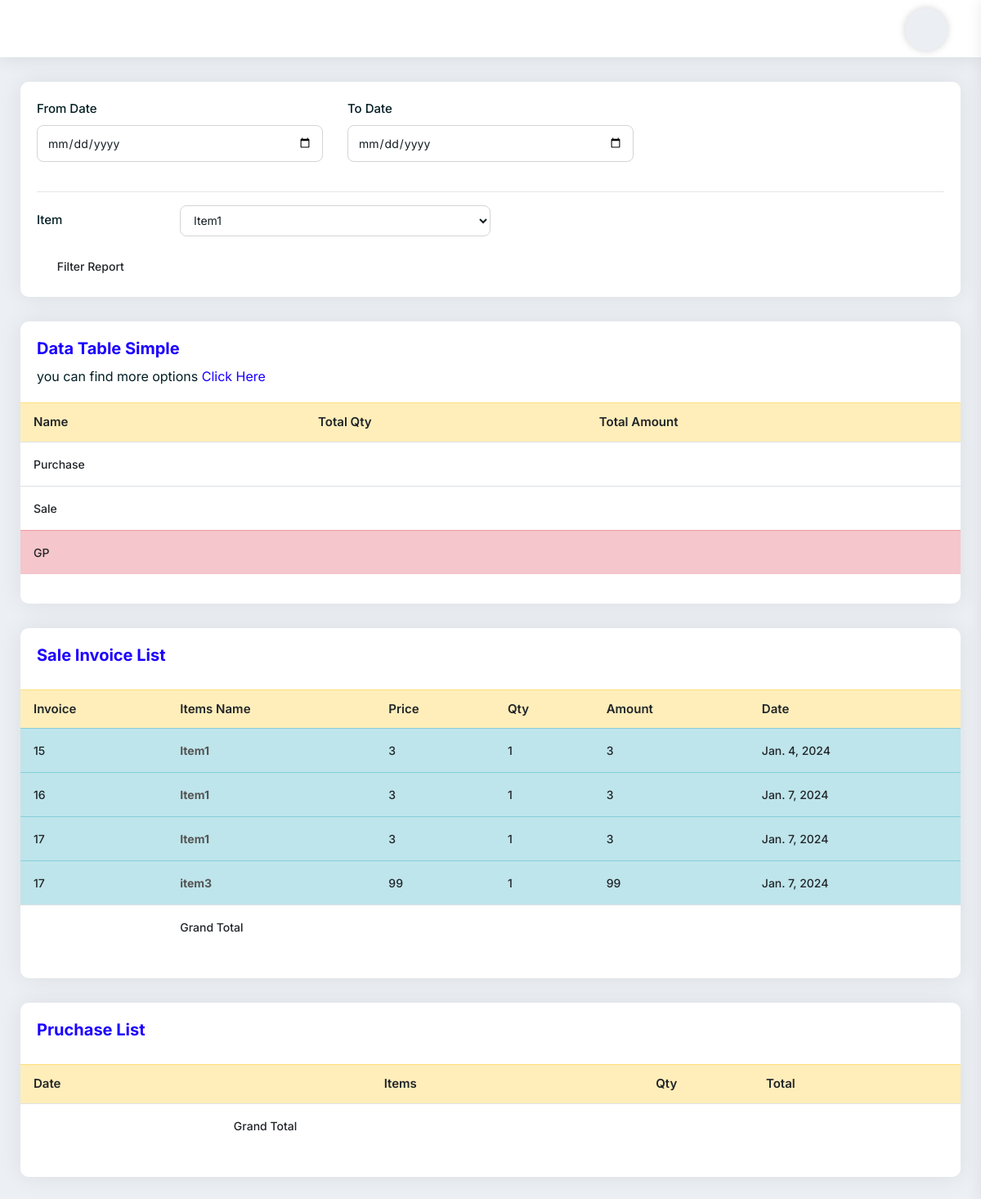
/GPView, run on an earlier commit of the app's database.
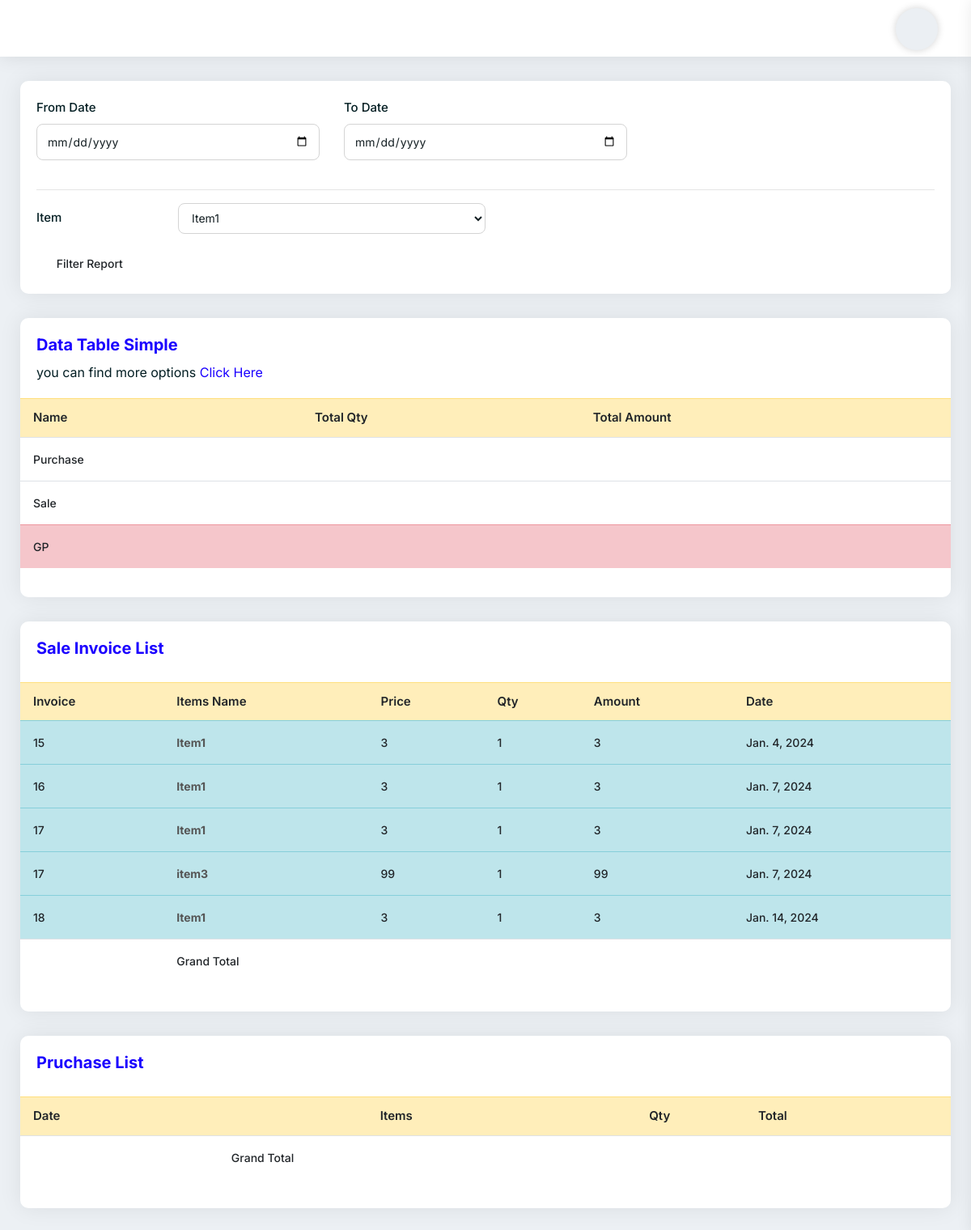
And on a later commit of the database.
### myapp/models.py (models this page shows, shortened)
class CartProduct(models.Model):
    cart = models.ForeignKey(Cart, on_delete=models.CASCADE)
    product = models.ForeignKey(Items, on_delete=models.CASCADE)
    rate = models.PositiveIntegerField()
    quantity = models.PositiveIntegerField()
    subtotal = models.PositiveIntegerField()
    remain_balance = models.IntegerField()
    created_at = models.DateField(auto_now_add=True)

class Cart(models.Model):
    staff = models.ForeignKey(User, on_delete=models.SET_NULL, null=True, blank=True)
    total = models.PositiveIntegerField(default=0)
    tax = models.PositiveIntegerField(default=0)
    super_total = models.PositiveIntegerField(default=0)
    created_at = models.DateTimeField(auto_now_add=True)
    def __str__(self):
        return str(self.id)

class Items(models.Model):
    item_name = models.CharField(max_length=225)
    category = models.CharField(max_length=225)
    pruchase_price = models.FloatField(default=0.00)
    sell_price = models.FloatField(default=0.00)
    balance_qty = models.IntegerField(default=0)
    barcode_id = models.CharField(max_length=225,blank=True, null=True)
    photo = models.ImageField(upload_to='', blank=True, null=True)
    itm_description = models.CharField(max_length=225,blank=True, null=True)
    def __str__(self):
        return self.item_name

### myapp/views.py (the view, shortened to what this page needs)
# urls.py: path('GPView', GPView.as_view(), name='GPView'),
class GPView(View):
    def get(self,request):
        cart_product = CartProduct.objects.all()
        purchase_item = PurchaseList.objects.all()
        item = Items.objects.all()
        context = {
            'item':item,
            'cart_product':cart_product,
            'purchase_item':purchase_item,
        }
        return render(request, 'gp_report.html', context)

### templates/gp_report.html (shortened to what the changed rows need)
{% extends 'base.html' %}
{% block content %}
<div class="card-box mb-30">
    <div class="pb-20">
        <table class="data-table table stripe hover nowrap">
            <thead>
            <tr class="table-warning">
                <th class="table-plus datatable-nosort">Name</th>
                <th>Total Qty</th>
                <th>Total Amount</th>
            </tr>
            </thead>
        </table>
    </div>
</div>
<div class="card-box mb-30">
    <div class="pb-20">
        <table
                class="table hover data-table-export nowrap"
        >
            <thead>
            <tr class="table-warning">
                <th class="table-plus datatable-nosort">Invoice</th>
                <th>Items Name</th>
                <th>Price</th>
                <th>Qty</th>
                <th>Amount</th>
                <th>Date</th>
            </tr>
            </thead>
            <tbody>
            {% for p in cart_product %}
            <tr class="table-info">
                <td class="table-plus">{{p.cart}}</td>
                <td><a href="#"><strong>{{p.product}}</strong></a></td>
                <td>{{p.rate}}</td>
                <td>{{p.quantity}}</td>
                <td>{{p.subtotal}}</td>
                <td>{{p.created_at}}</td>
            </tr>
            {% endfor %}
            </tbody>
        </table>
    </div>
</div>
<div class="card-box mb-30">
    <div class="pb-20">
        <table
                class="table hover data-table-export nowrap"
        >
            <thead>
            <tr class="table-warning">
                <th>Date</th>
                <th class="text-center">Items</th>
                <th class="text-center">Qty</th>
                <th>Total</th>
            </tr>
            </thead>
        </table>
    </div>
</div>
{% endblock content %}

What changed in the data, as far as the page shows it:
added CartProduct: cart "18", product "Item1", rate "3", quantity "1", subtotal "3", created_at "Jan. 14, 2024"
